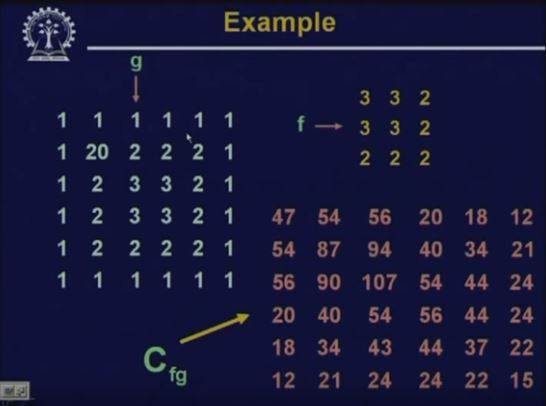
%> input picture Labs/Lab 1/Resources/Capture1.JPG, 546 x 406 px
$ octave --eval "result = sift('../../../Lab 1/Resources/Capture1.JPG');"   (GNU Octave 9; MATLAB toolbox functions it lacks are replaced by stand-ins)
%> lines starting %> are read from the running program, lines starting %| are printed output that depends on the picture
% [image, descriptors, locs] = sift(imageFile)
%
% This function reads an image and returns its SIFT keypoints.
%   Input parameters:
%     imageFile: the file name for the image.
%
%   Returned:
%     image: the image array in double format
%     descriptors: a K-by-128 matrix, where each row gives an invariant
%         descriptor for one of the K keypoints.  The descriptor is a vector
%         of 128 values normalized to unit length.
%     locs: K-by-4 matrix, in which each row has the 4 values for a
%         keypoint location (row, column, scale, orientation).  The
%         orientation is in the range [-PI, PI] radians.
%
% Credits: Thanks for initial version of this program to D. Alvaro and
%          J.J. Guerrero, Universidad de Zaragoza (modified by D. Lowe)

function [image, descriptors, locs] = sift(imageFile, adjustHist)
%> called with imageFile = '../../../Lab 1/Resources/Capture1.JPG'

if ~exist('adjustHist','var')
    adjustHist = 1;
end

% Load image
image = imread(imageFile);
%> image is the input picture: size 406x546x3 uint8; mean R, G, B 24.2, 25.1, 58.6

% If you have the Image Processing Toolbox, you can uncomment the following
%   lines to allow input of color images, which will be converted to grayscale.
if numel(size(image)) > 2
   image = rgb2gray(image);
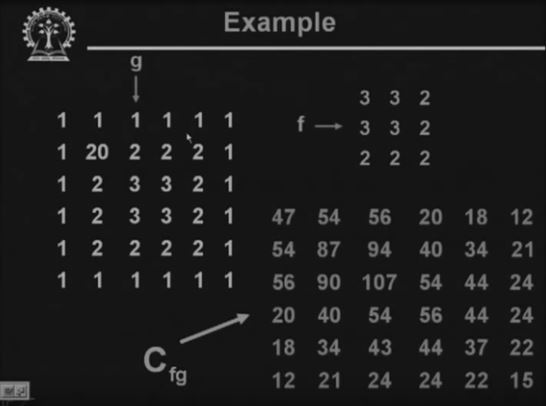
%> image: size 406x546 uint8; min 4, max 196, mean 28.7
   if adjustHist
       image = adapthisteq(image);
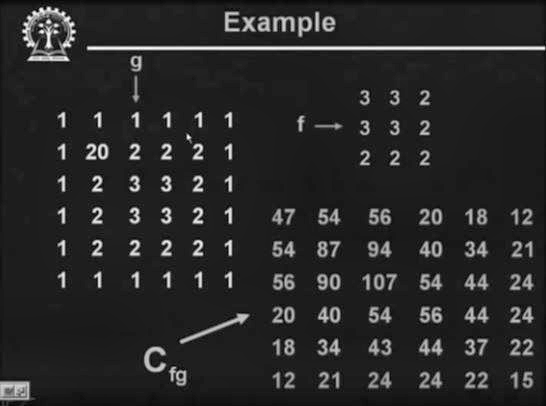
%> image: size 406x546 uint8; min 0, max 255, mean 40.3
   end
end

[rows, cols] = size(image);
%> rows = 406; cols = 546

% Convert into PGM imagefile, readable by "keypoints" executable
f = fopen('tmp.pgm', 'w');
if f == -1
    error('Could not create file tmp.pgm.');
end
fprintf(f, 'P5\n%d\n%d\n255\n', cols, rows);
fwrite(f, image', 'uint8');
fclose(f);

% Call keypoints executable
if isunix
    command = '!./sift ';
else
    command = '!siftWin32 ';
end
command = [command ' <tmp.pgm >tmp.key'];
%> (the run ends here)

$ run again, on Labs/Lab 1/Resources/Capture2.JPG
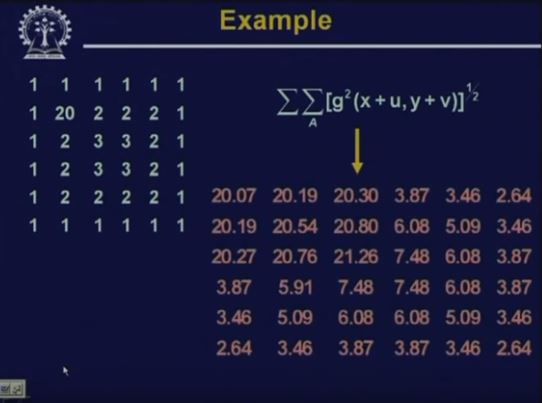
%> input picture Labs/Lab 1/Resources/Capture2.JPG, 542 x 403 px
%> in sift, image is the input picture: size 403x542x3 uint8; mean R, G, B 25.1, 25.6, 59.3
%> in sift, `image = rgb2gray(image);`:
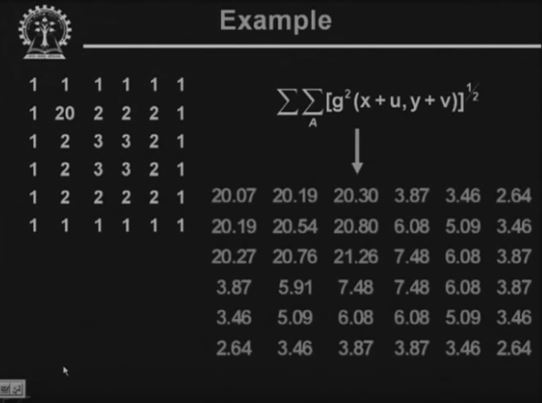
%> image: size 403x542 uint8; min 3, max 199, mean 29.3
%> in sift, `image = adapthisteq(image);`:
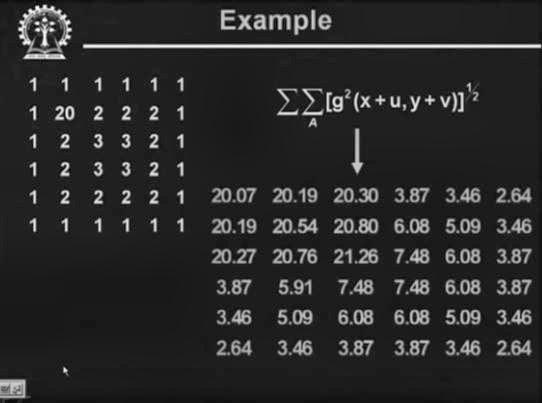
%> image: size 403x542 uint8; min 0, max 255, mean 42.1

$ run again, on Labs/Lab 1/Resources/Capture3.JPG
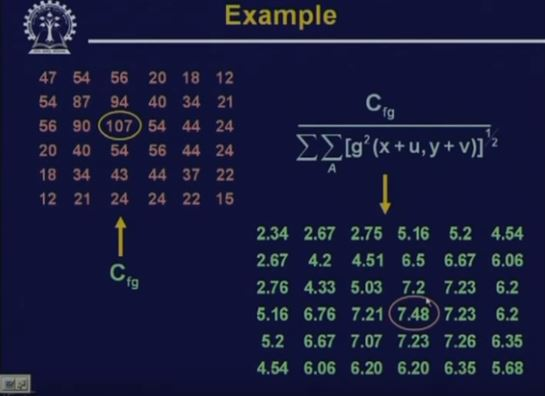
%> input picture Labs/Lab 1/Resources/Capture3.JPG, 545 x 396 px
%> in sift, image is the input picture: size 396x545x3 uint8; mean R, G, B 24.2, 27.1, 59.5
%> in sift, `image = rgb2gray(image);`:
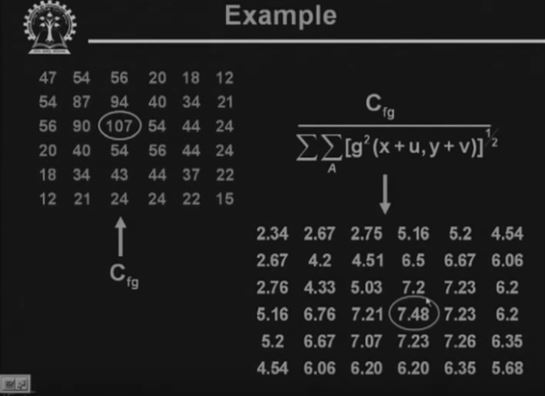
%> image: size 396x545 uint8; min 5, max 196, mean 30
%> in sift, `image = adapthisteq(image);`:
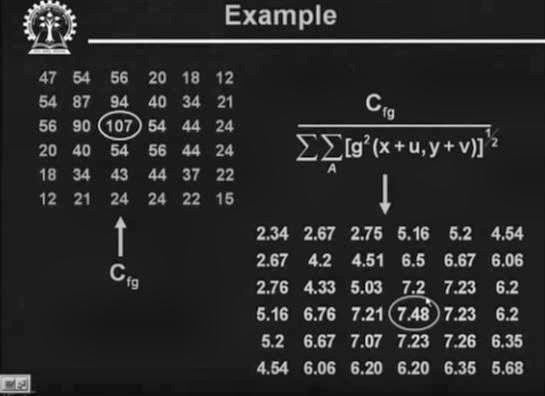
%> image: size 396x545 uint8; min 0, max 255, mean 41.8
